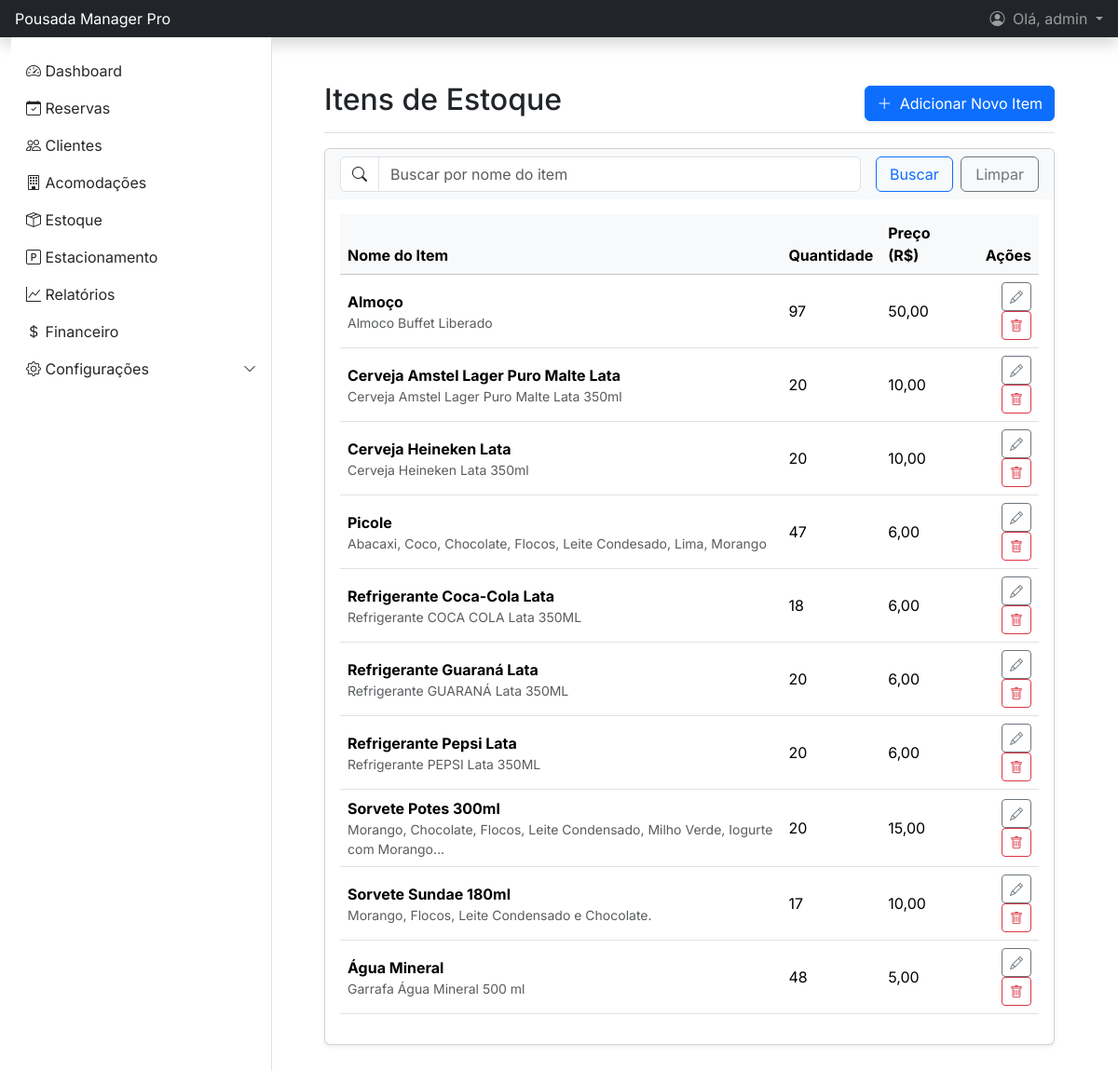
Screenshot of /estoque/ (signed in) with the database file from the repository.
### gestao/models.py (models this page shows, shortened)
class ItemEstoque(models.Model):
    nome = models.CharField(max_length=100)
    descricao = models.TextField(blank=True)
    quantidade = models.PositiveIntegerField(default=0)
    preco_venda = models.DecimalField("Preço de Venda", max_digits=10, decimal_places=2)

### gestao/views.py (the view)
# urls.py: path('estoque/', views.ItemEstoqueListView.as_view(), name='item_estoque_list'),
class ItemEstoqueListView(LoginRequiredMixin, PermissionRequiredMixin, ListView):
    permission_required = 'gestao.view_itemestoque'
    raise_exception = True  # Mostra erro 403 se não tiver permissão
    model = ItemEstoque
    template_name = 'gestao/item_estoque_list.html'
    context_object_name = 'page_obj'
    paginate_by = 15 # Itens por página
    def get_queryset(self):
        queryset = super().get_queryset().order_by('nome')
        query = self.request.GET.get('q')
        if query:
            queryset = queryset.filter(nome__icontains=query)
        return queryset

### templates/gestao/item_estoque_list.html (shortened to what this page needs)
{% extends 'base.html' %}
{% block content %}
<main class="px-md-4">
    <div class="d-flex justify-content-between flex-wrap flex-md-nowrap align-items-center pt-3 pb-2 mb-3 border-bottom">
        <h1 class="h2">Itens de Estoque</h1>
        <div class="btn-toolbar mb-2 mb-md-0">
            <a href="{% url 'item_estoque_add' %}" class="btn btn-primary shadow-sm">
                <i class="bi bi-plus-lg me-1"></i> Adicionar Novo Item
            </a>
        </div>
    </div>
    <div class="card shadow-sm">
        <div class="card-header bg-light border-bottom-0">
            <form method="get" action="{% url 'item_estoque_list' %}" class="row g-3 align-items-center">
                <div class="col-md-9">
                    <div class="input-group">
                        <span class="input-group-text bg-white"><i class="bi bi-search"></i></span>
                        <input type="search" class="form-control" name="q" placeholder="Buscar por nome do item" value="{{ request.GET.q|default:'' }}">
                    </div>
                </div>
                <div class="col-md-3">
                    <div class="d-grid gap-2 d-md-flex">
                        <button class="btn btn-outline-primary w-100" type="submit">Buscar</button>
                        <a href="{% url 'item_estoque_list' %}" class="btn btn-outline-secondary w-100">Limpar</a>
                    </div>
                </div>
            </form>
        </div>
        <div class="card-body">
            <div class="table-responsive">
                <table class="table table-hover align-middle">
                    <thead class="table-light">
                        <tr>
                            <th scope="col">Nome do Item</th>
                            <th scope="col">Quantidade</th>
                            <th scope="col">Preço (R$)</th>
                            <th scope="col" class="text-end">Ações</th>
                        </tr>
                    </thead>
                    <tbody>
                        {% for item in page_obj %}
                        <tr class="{% if item.quantidade <= 5 %}table-warning{% endif %}">
                            <td>
                                <div class="fw-bold">{{ item.nome }}</div>
                                <div class="small text-muted">{{ item.descricao|default:""|truncatechars:80 }}</div>
                            </td>
                            <td>
                                {{ item.quantidade }}
                            </td>
                            <td>{{ item.preco_venda|floatformat:2 }}</td>
                            <td class="text-end">
                                <a href="{% url 'item_estoque_edit' item.pk %}" class="btn btn-sm btn-outline-secondary" data-bs-toggle="tooltip" title="Editar Item">
                                    <i class="bi bi-pencil"></i>
                                </a>
                                <a href="{% url 'item_estoque_delete' item.pk %}" class="btn btn-sm btn-outline-danger" data-bs-toggle="tooltip" title="Excluir Item">
                                    <i class="bi bi-trash"></i>
                                </a>
                            </td>
                        </tr>
                        {% empty %}
                        <tr>
                            <td colspan="4" class="text-center py-4">Nenhum item cadastrado no estoque.</td>
                        </tr>
                        {% endfor %}
                    </tbody>
                </table>
            </div>
        </div>
    </div>
</main>
{% endblock %}

### templates/base.html (shortened to what this page needs)
{% load static %} <!doctype html>
<html lang="pt-br">
<head>
    <link href="https://cdn.jsdelivr.net/npm/bootstrap@5.3.3/dist/css/bootstrap.min.css" rel="stylesheet">
    <link rel="stylesheet" href="https://cdn.jsdelivr.net/npm/bootstrap-icons@1.11.3/font/bootstrap-icons.min.css">
</head>
<body>
<header class="navbar navbar-dark bg-dark sticky-top flex-md-nowrap p-0 shadow">
    <a class="navbar-brand col-md-3 col-lg-2 me-0 px-3 fs-6" href="{% url 'dashboard' %}">
        Pousada Manager Pro
    </a>
    <div class="navbar-nav ms-auto">
        {% if user.is_authenticated %}
            <div class="nav-item dropdown">
                <a class="nav-link dropdown-toggle px-3" href="#" role="button" data-bs-toggle="dropdown" aria-expanded="false">
                    <i class="bi bi-person-circle me-1"></i>
                    Olá, {{ request.user.first_name|default:request.user.username }}
                </a>
            </div>
        {% else %}
            <div class="nav-item text-nowrap">
                <a class="nav-link px-3" href="{% url 'login' %}">Entrar (Login)</a>
            </div>
        {% endif %}
    </div>
</header>
<div class="container-fluid main-container">
    <div class="offcanvas offcanvas-start sidebar" tabindex="-1" id="sidebarMenu">
        <div class="offcanvas-body p-0">
            <ul class="nav flex-column pt-3">
                <li class="nav-item"><a class="nav-link" href="{% url 'dashboard' %}"><i class="bi bi-speedometer2"></i> Dashboard</a></li>
                <li class="nav-item"><a class="nav-link" href="{% url 'reserva_list' %}"><i class="bi bi-calendar-check"></i> Reservas</a></li>
                <li class="nav-item"><a class="nav-link" href="{% url 'cliente_list' %}"><i class="bi bi-people"></i> Clientes</a></li>
                <li class="nav-item"><a class="nav-link" href="{% url 'acomodacao_list' %}"><i class="bi bi-building"></i> Acomodações</a></li>
                <li class="nav-item"><a class="nav-link" href="{% url 'item_estoque_list' %}"><i class="bi bi-box-seam"></i> Estoque</a></li>
                <li class="nav-item"><a class="nav-link" href="{% url 'vaga_estacionamento_list' %}"><i class="bi bi-p-square"></i> Estacionamento</a></li>
                <li class="nav-item"><a class="nav-link" href="{% url 'relatorio_acomodacoes' %}"><i class="bi bi-graph-up"></i> Relatórios</a></li>
                {% if perms.auth.change_user %}
                <li class="nav-item"><a class="nav-link" href="{% url 'financeiro' %}"><i class="bi bi-currency-dollar"></i> Financeiro</a></li>
                {% endif %}
                <li class="nav-item">
                    <a class="nav-link d-flex justify-content-between align-items-center" data-bs-toggle="collapse" href="#configuracoesSubmenu" role="button" aria-expanded="false" aria-controls="configuracoesSubmenu">
                        <span><i class="bi bi-gear"></i> Configurações</span>
                        <i class="bi bi-chevron-down small"></i>
                    </a>
                </li>
            </ul>
        </div>
    </div>
    <main class="content">
        {% block content %}
        {% endblock %}
    </main>
</div>
</body>
</html>

### templates/base.html (style rules this page uses)
body { display: flex; min-height: 100vh; flex-direction: column; font-family: 'Inter', sans-serif; }
.main-container { display: flex; flex: 1; }
.content { flex: 1; padding: 2rem; }
.sidebar .nav-link { color: #272727; }
@media (min-width: 768px) { #sidebarMenu { position: relative !important; transform: none !important; visibility: visible !important; border-right: 1px solid #dee2e6; width: 280px !important; top: 0; height: auto; } }

### rows the page displays
ItemEstoque: nome "Almoço", descricao "Almoco Buffet Liberado", quantidade "97", preco_venda "50,00"
ItemEstoque: nome "Cerveja Amstel Lager Puro Malte Lata", descricao "Cerveja Amstel Lager Puro Malte Lata 350ml", quantidade "20", preco_venda "10,00"
ItemEstoque: nome "Cerveja Heineken Lata", descricao "Cerveja Heineken Lata 350ml", quantidade "20", preco_venda "10,00"
ItemEstoque: nome "Picole", descricao "Abacaxi, Coco, Chocolate, Flocos, Leite Condesado, Lima, Morango", quantidade "47", preco_venda "6,00"
ItemEstoque: nome "Refrigerante Coca-Cola Lata", descricao "Refrigerante COCA COLA Lata 350ML", quantidade "18", preco_venda "6,00"
ItemEstoque: nome "Refrigerante Guaraná Lata", descricao "Refrigerante GUARANÁ Lata 350ML", quantidade "20", preco_venda "6,00"
ItemEstoque: nome "Refrigerante Pepsi Lata", descricao "Refrigerante PEPSI Lata 350ML", quantidade "20", preco_venda "6,00"
ItemEstoque: nome "Sorvete Potes 300ml", descricao "Morango, Chocolate, Flocos, Leite Condensado, Milho Verde, Iogurte com Morango…", quantidade "20", preco_venda "15,00"
ItemEstoque: nome "Sorvete Sundae 180ml", descricao "Morango, Flocos, Leite Condensado e Chocolate.", quantidade "17", preco_venda "10,00"
ItemEstoque: nome "Água Mineral", descricao "Garrafa Água Mineral 500 ml", quantidade "48", preco_venda "5,00"

### other values shown
{{ request.user.first_name|default:request.user.username }} "admin"
